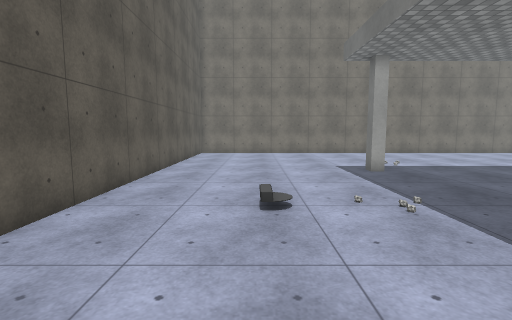
view 1 (above)

15 first-person views from a walk through a scene from a Unity 3-D project. The camera is 1.5 m above the floor, tilts 6° down and sees 85° across. The floor is counted in squares, 1 m on a side. Each view is taken from the middle of a square. On the plan, view 1 faces up. The plan holds only what a view shows up to about 14 squares ahead; the rest is blank. The player is left out. Some surface patterns are stand-ins.

view 2
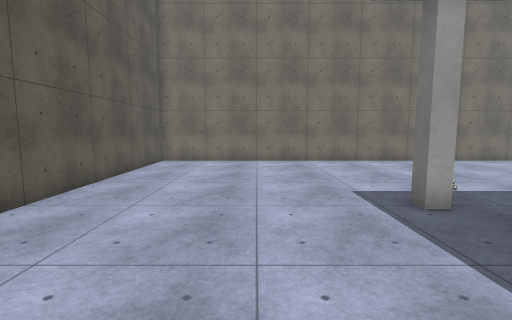

view 3
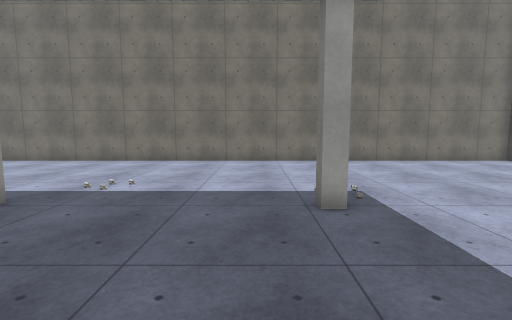

view 4
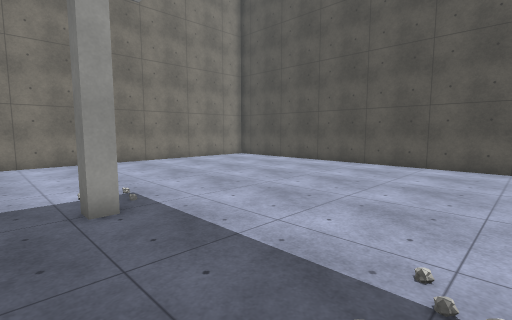

view 5
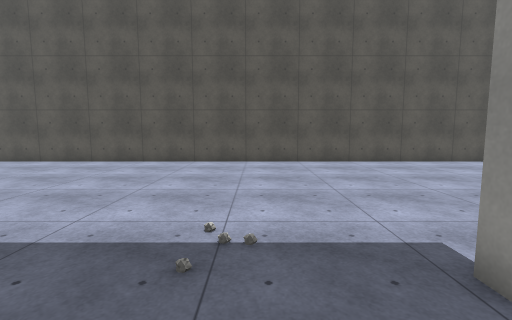

view 6
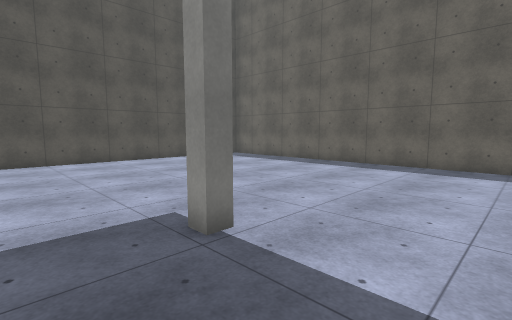

view 7
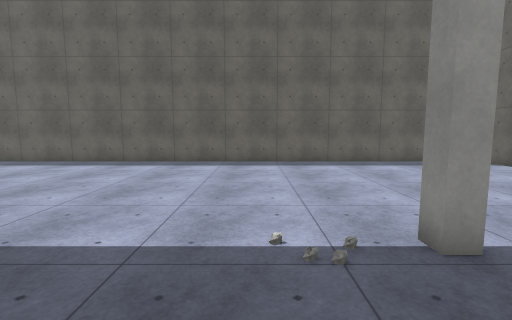

view 8
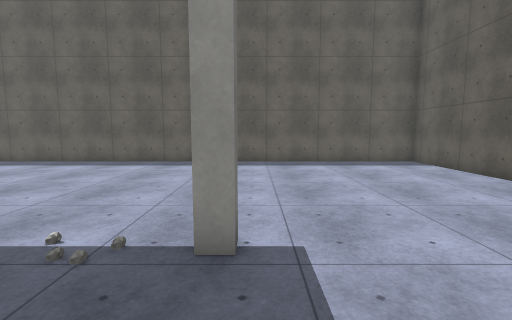

view 9
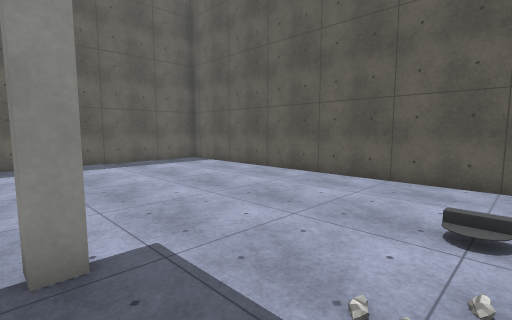

view 10
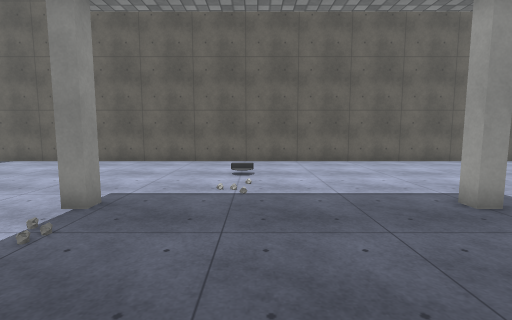

view 11
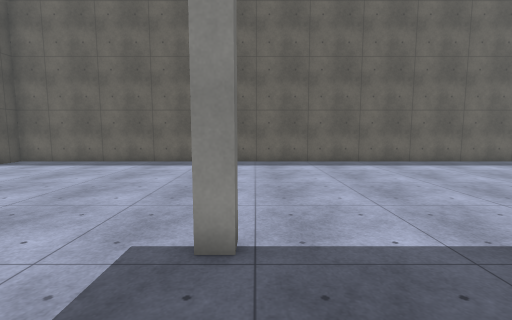

view 12
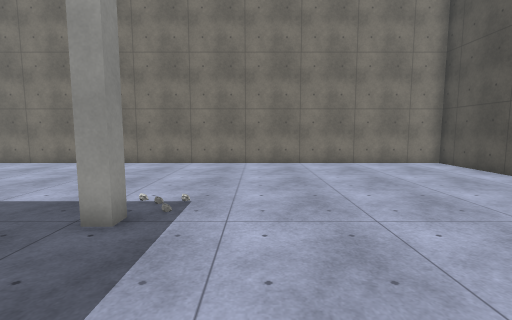

view 13
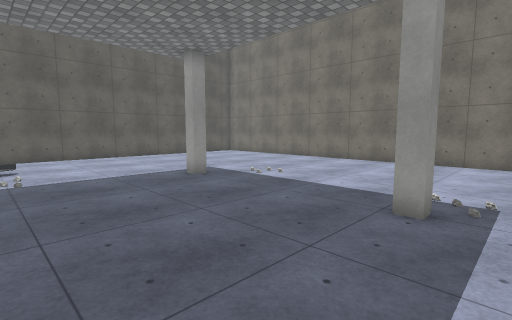

view 14
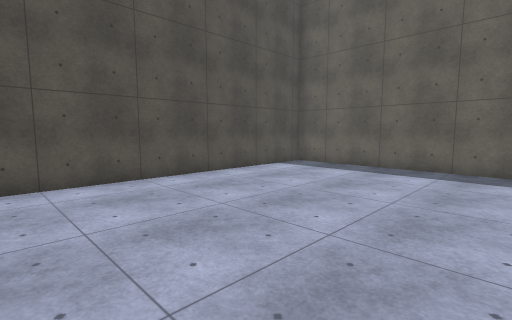

view 15
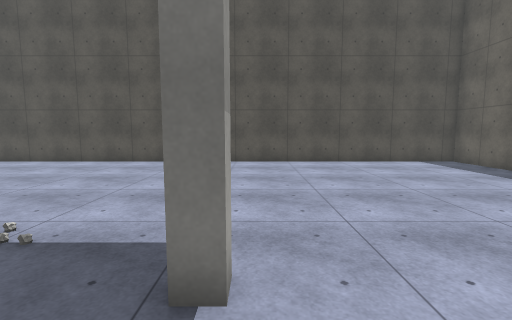

### Floor plan
Points are (right, up) in squares from view 1. A wall is a line through its corners. A room is listed if a view was taken in it or the views show most of it. See-through windows are left out.
Room 1 (views 1, 2, 3, 4, 5, 6, 7, 8, 9, 10, 11, 12, 13, 14, 15)
walls: (11.8, 2.2) (11.2, 2.2) (11.2, 2.8) (11.8, 2.8); (11.8, 10.9) (11.8, 10.3) (11.2, 10.3) (11.2, 10.8); (4.3, 2.2) (4.3, 2.8) (4.7, 2.8) (4.7, 2.2); (4.7, 10.9) (4.7, 10.3) (4.3, 10.3) (4.3, 10.8); (22.5, -7.6) (22.5, 18.9) (-3.7, 18.9) (-3.7, -7.6) (22.5, -7.6)
objects: other object (0, 6)

Positions as (right, up) in squares from view 1, and headings:
1: (0, 0), facing up
2: (1, 5), facing up
3: (10, 5), facing up
4: (10, 5), facing up-right
5: (9, 5), facing right
6: (8, 5), facing down-right
7: (7, 6), facing down
8: (4, 6), facing down
9: (5, 6), facing down-left
10: (10, 6), facing left
11: (11, 6), facing down
12: (14, 6), facing up
13: (13, 5), facing up-left
14: (14, 4), facing down-right
15: (9, 2), facing right
